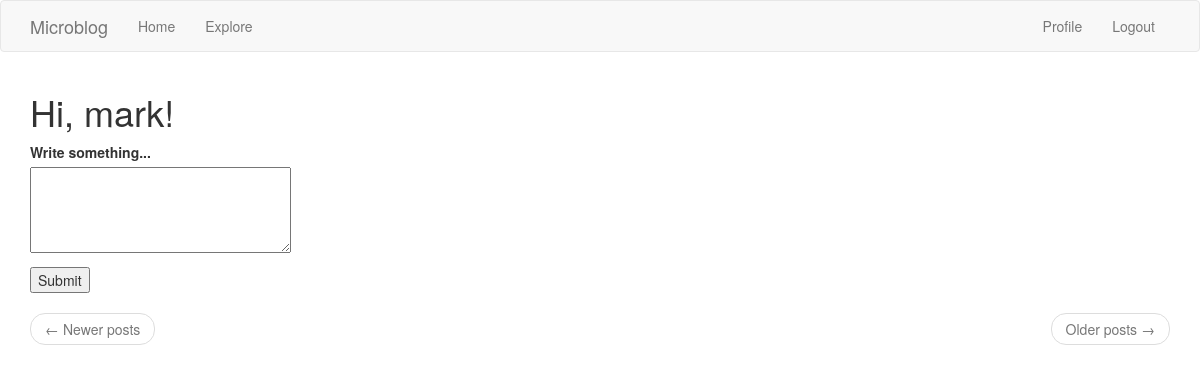
Before: /index (signed in) with the older database file.
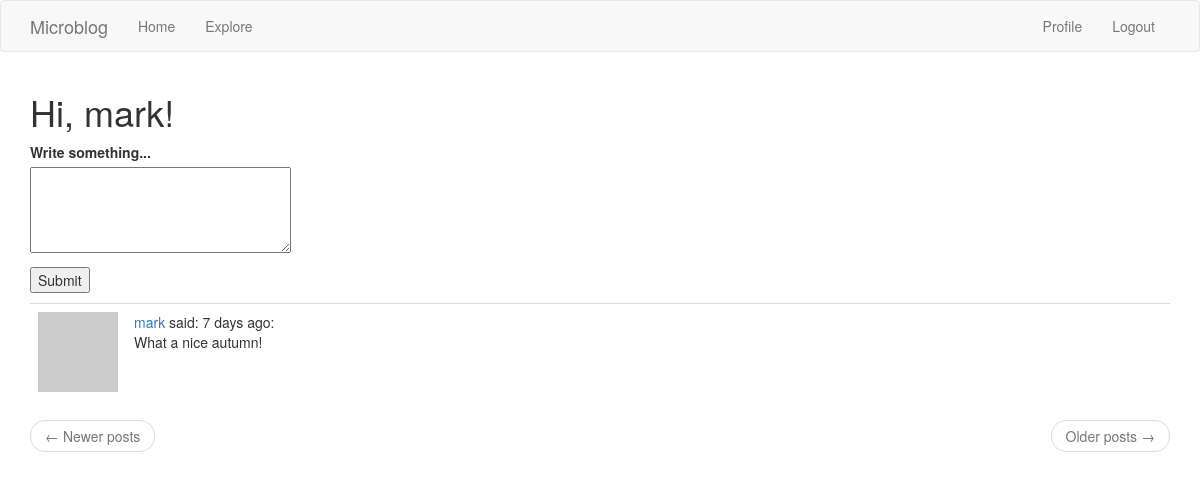
After: the same page with the newer database file.
### app/models.py (models this page shows, shortened)
class Post(db.Model):
    id = db.Column(db.Integer, primary_key=True)
    body = db.Column(db.String(140))
    timestamp = db.Column(db.DateTime, index=True, default=datetime.utcnow)
    user_id = db.Column(db.Integer, db.ForeignKey('user.id'))

class User(UserMixin, db.Model):
    id = db.Column(db.Integer, primary_key=True)
    username = db.Column(db.String(64), index=True, unique=True)
    email = db.Column(db.String(120), index=True, unique=True)
    password_hash = db.Column(db.String(128))
    posts = db.relationship('Post', backref='author', lazy='dynamic')
    about_me = db.Column(db.String(140))
    last_seen = db.Column(db.DateTime, default=datetime.utcnow)
    followed = db.relationship(
        'User', secondary=followers,
        primaryjoin=(followers.c.follower_id == id),
        secondaryjoin=(followers.c.followed_id == id),
        backref=db.backref('followers', lazy='dynamic'), lazy='dynamic')
    def avatar(self, size):
        digest = md5(self.email.lower().encode('utf-8')).hexdigest()
        return 'https://www.gravatar.com/avatar/{}?d=identicon&s={}'.format(
            digest, size)
    def followed_posts(self):
        followed = Post.query.join(
            followers, (followers.c.followed_id == self.id)).filter(
            followers.c.follower_id == self.id)
        own = Post.query.filter_by(user_id=self.id)
        return followed.union(own).order_by(Post.timestamp.desc())

### app/main/routes.py (the view)
@bp.route('/', methods=['GET', 'POST'])
@bp.route('/index', methods=['GET', 'POST'])
@login_required
def index():
    form = PostForm()
    if form.validate_on_submit():
        post = Post(body=form.post.data, author=current_user)
        db.session.add(post)
        db.session.commit()
        flash('Your post is now live!')
        return redirect(url_for('main.index'))
    page = request.args.get('page', 1, type=int)
    posts = current_user.followed_posts().paginate(
        page, current_app.config['POST_PER_PAGE'], False)
    next_url = url_for('main.index', page=posts.next_num) \
        if posts.has_next else None
    prev_url = url_for('main.index', page=posts.prev_num) \
        if posts.has_prev else None
    return render_template('index.html', title='Home Page', form=form,
                           posts=posts.items, next_url=next_url, prev_url=prev_url)

### app/main/forms.py
class PostForm(FlaskForm):
    post = TextAreaField('Write something...', validators=[
        DataRequired(), Length(min=1, max=140)])
    submit = SubmitField('Submit')

### app/main/routes.py (called while the page is built)
@bp.before_request
def before_request():
    if current_user.is_authenticated:
        current_user.last_seen = datetime.utcnow()
        db.session.commit()

### app/models.py (called while the page is built)
@login.user_loader
def load_user(id):
    return User.query.get(int(id))

### app/templates/index.html (shortened to what this page needs)
{% extends "base.html" %}
{% import 'bootstrap/wtf.html' as wtf %}
{% block app_content %}
    <h1>Hi, {{ current_user.username }}!</h1>
    {% if form %}
    <form action="" method="post">
        <p>
            {{ form.post.label }}<br>
            {{ form.post(cols=32, rows=4) }}<br>
        </p>
        <p>{{ form.submit() }}</p>
    </form>
    {% endif %}
     {% for post in posts %}
        {% include '_post.html' %}
    {% endfor %}
    <nav aria-label="...">
        <ul class="pager">
            <li class="previous{% if not prev_url %} disabled{% endif %}">
                <a href="{{ prev_url or '#' }}">
                    <span aria-hidden="true">&larr;</span> Newer posts
                </a>
            </li>
            <li class="next{% if not next_url %} disabled{% endif %}">
                <a href="{{ next_url or '#' }}">
                    Older posts <span aria-hidden="true">&rarr;</span>
                </a>
            </li>
        </ul>
    </nav>
{% endblock %}

### app/templates/_post.html
<table class="table table-hover">
    <tr valign="top">
        <td width="70px">
        <a href="{{ url_for('user', username=post.author.username) }}">
            <img src="{{ post.author.avatar(70) }}" />
        </a>
    <td>
        <a href="{{ url_for('user', username=post.author.username) }}">
        {{ post.author.username }}
        </a>
        said: {{ moment(post.timestamp).fromNow() }}:
        <br>
        {{ post.body }}
    </td>
    </tr>
</table>

Changed rows visible on the page:
added Post: author.username "mark", timestamp "7 days ago", body "What a nice autumn!"
